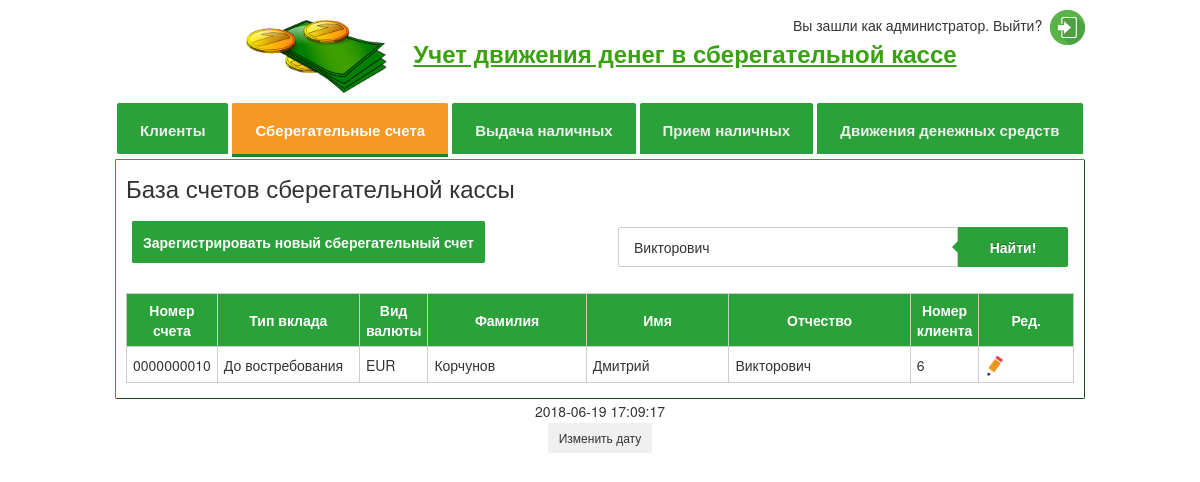
Page /savingsaccount.php?line=Викторович (signed in) on the committed database.
### tables this page shows
CREATE TABLE IF NOT EXISTS `savingsaccount` (
  `id` int(10) unsigned NOT NULL AUTO_INCREMENT,
  `idclient` int(11) NOT NULL,
  `deposittype` varchar(255) NOT NULL,
  `moneytype` varchar(255) NOT NULL,
  PRIMARY KEY (`id`)
);

CREATE TABLE IF NOT EXISTS `clients` (
  `id` int(10) unsigned NOT NULL AUTO_INCREMENT,
  `surname` varchar(255) NOT NULL,
  `name` varchar(255) NOT NULL,
  `patronymic` varchar(255) NOT NULL,
  `floor` varchar(255) NOT NULL,
  `birthdate` date NOT NULL,
  `passportdata` text NOT NULL,
  `addressdata` text NOT NULL,
  `contactphone` varchar(255) NOT NULL,
  PRIMARY KEY (`id`)
);

### savingsaccount.php (the view, shortened to what this page needs)
<?php
	if ($_SESSION["login"] == "admin")
	{
		require_once "parts/header.php";
		echo '<div id="article" class="center_screen">';
		if (is_numeric($_GET["page"]))
		{
			echo '<h3>Редактирование сберегательного счета</h3>';
			$query     = "SELECT * FROM `savingsaccount` WHERE `id` =" . $_GET["page"];
			$query_run = mysql_query($query);
			$cont_rows = mysql_num_rows($query_run);
			if ($cont_rows > 0)
			{
				$rows = mysql_fetch_array($query_run);
				echo '<div class="spoiler">';
				echo '	<div class="title"><h3 class="title_h3"><p>Виды банковских вкладов:</p></div>';
				echo '	<div class="contents">';
				echo '		<p><strong>Вклад до востребования.</strong> По такому договору кредитная организация обязуется вернуть вложенные денежные средства в любое время по первому требованию клиента. Поскольку банк не принимает вклад на определенный период, то ставка по такому депозиту минимальная – в среднем не более 0,1-1%.</p>';
				echo '		<p><strong>Срочный вклад.</strong> Такие вклады размещаются на определенный срок, указанный в договоре. Чаще всего встречаются депозиты на один, три, шесть месяцев или один год. Для того чтобы получить полную процентную ставку необходимо продержать деньги в депозите в течение всего срока действия соглашения. В ином случае банк вернет вклад, но с существенно сниженным процентом – как правило, на уровне ставки по вкладам до востребования.</p>';
				echo '		<p><strong>Кредит</strong> — это система экономических отношений в связи с передачей от одного собственника другому во временное пользование ценностей в любой форме (товарной, денежной, нематериальной) на условиях возвратности, срочности, платности.</p>';
				echo '  </div>';
				echo ' </div>';
				echo '<div class="login-block">';
				echo '<form name="addclients" action="savingsaccount" method="post">';
				echo '	<table id="input_table">';
				echo '		<tr>';
				echo '			<td valign="baseline"><input required name="id" type="hidden" value="' . $rows['id'] . '" placeholder=""></td>';
				echo '		</tr>';
				echo '		<tr>';
				echo '			<td valign="baseline"><input required name="idclient" type="hidden" value="' . $rows['idclient'] . '" placeholder=""></td>';
				echo '		</tr>';
				echo '		<tr>';
				echo '			<td valign="baseline"><p>Клиент: </p></td>';
				echo '			<td valign="baseline"><select id="getit" onchange="checkit();" required name="idclient" type="text">';
				$query = "SELECT
									`clients`.`id`,
									`clients`.`surname`,
									`clients`.`name`,
									`clients`.`patronymic`,
									`savingsaccount`.`id`,
									`savingsaccount`.`idclient`,
									`savingsaccount`.`deposittype`,
									`savingsaccount`.`moneytype`
						FROM  `clients`
						INNER JOIN  `savingsaccount` ON  `clients`.`id` =  `savingsaccount`.`idclient`
						WHERE  `savingsaccount`.`idclient` =" . $rows["idclient"] . " AND `savingsaccount`.`id` =" . $_GET["page"];
				$query_run = mysql_query($query);
				$count_row = mysql_num_rows($query_run);
				if ($count_row <= 0)
				{
					echo '<option class="placeholder" disabled value=""><span class="temp_color">Сберегательные счета не найдены</span></option>';
				}
				else
				{
					?>
						<script type="text/javascript">
							var arrclientsid = [];
							var arrclientssurname = [];
							var arrclientsname = [];
							var arrclientspatronymic = [];
							var arrclientsfloor = [];
							var arrclientsbirthdate = [];
							var arrclientspassportdata = [];
							var arrclientsaddressdata = [];
							var arrclientscontactphone = [];
						</script>
					<?php
					for ($i = 0; $i < $count_row; $i++)
					{
						$row = mysql_fetch_array($query_run);
						?>
							<script type="text/javascript">
								arrclientsid.push(<?php           echo $row["id"];           ?>);
								arrclientssurname.push(<?php      echo $row["surnam"];       ?>);
								arrclientsname.push(<?php         echo $row["name"];         ?>);
								arrclientspatronymic.push(<?php   echo $row["patronymic"];   ?>);
								arrclientsfloor.push(<?php        echo $row["floor"];        ?>);
								arrclientsbirthdate.push(<?php    echo $row["birthdate"];    ?>);
								arrclientspassportdata.push(<?php echo $row["passportdata"]; ?>);
								arrclientsaddressdata.push(<?php  echo $row["addressdata"];  ?>);
								arrclientscontactphone.push(<?php echo $row["contactphone"];?>);
							</script>
						<?php
						echo '<option name = "idclient" value="' . $row["id"] . '">' . $row["surname"] . ' ' . $row["name"] . ' ' . $row["patronymic"] . '</option>';
					}
				}
				echo '	</select></td>';
				echo '		</tr>';
				echo '		<tr>';
				echo '			<td valign="baseline"><p>Тип вклада: </p></td>';
				if ($rows["deposittype"] == "До востребования")
					echo '		<td valign="baseline"><select required name="deposittype" type="text"><option class="placeholder" disabled value=""><span class="temp_color">Выберите тип вклада</span></option><option selected>До востребования</option><option>Срочный</option><option>Простой кредит</option></select></td>';
				if ($rows["deposittype"] == "Срочный")
					echo '		<td valign="baseline"><select required name="deposittype" type="text"><option class="placeholder" disabled value=""><span class="temp_color">Выберите тип вклада</span></option><option>До востребования</option><option selected>Срочный</option><option>Простой кредит</option></select></td>';
				if ($rows["deposittype"] == "Простой кредит")
					echo '		<td valign="baseline"><select required name="deposittype" type="text"><option class="placeholder" disabled value=""><span class="temp_color">Выберите тип вклада</span></option><option>До востребования</option><option>Срочный</option><option selected>Простой кредит</option></select></td>';
				echo '		</tr>';
				echo '		<tr>';
				echo '			<td valign="baseline"><p>Вид валюты: </p></td>';
				if ($rows["moneytype"] == "RUB")
					echo '		<td valign="baseline"><select required name="moneytype" type="text"><option class="placeholder" disabled value="' . $rows["moneytype"] . '"><span class="temp_color">Выберите вид валюты</span></option><option selected>RUB</option><option>EUR</option><option>USD</option></select></td>';
				if ($rows["moneytype"] == "EUR")
					echo '		<td valign="baseline"><select required name="moneytype" type="text"><option class="placeholder" disabled value="' . $rows["moneytype"] . '"><span class="temp_color">Выберите вид валюты</span></option><option>RUB</option><option selected>EUR</option><option>USD</option></select></td>';
				if ($rows["moneytype"] == "USD")
					echo '		<td valign="baseline"><select required name="moneytype" type="text"><option class="placeholder" disabled value="' . $rows["moneytype"] . '"><span class="temp_color">Выберите вид валюты</span></option><option>RUB</option><option>EUR</option><option selected>USD</option></select></td>';
				echo '		</tr>';
				echo '		<tr>';
				echo '			<td valign="baseline"><p>Пол: </p></td>';
				echo '			<td valign="baseline"><input id="somethingfloor" disabled required name="floor" type="text" value="" placeholder="Не выбрано"></td>';
				echo '		</tr>';
				echo '		<tr>';
				echo '			<td valign="baseline"><p>Дата рождения: </p></td>';
				echo '			<td valign="baseline"><input id="somethingbirthdate" disabled required name="datepicker" id="datepicker" type="text" value="" placeholder="Не выбрано"></td>';
				echo '		</tr>';
				echo '		<tr>';
				echo '			<td valign="baseline"><p>Паспортные данные: </p></td>';
				echo '			<td valign="baseline"><textarea id="somethingpassportdata" disabled required name="passportdata" class="textarea-field" placeholder="Не выбрано"></textarea></td>';
				echo '		</tr>';
				echo '		<tr>';
				echo '			<td valign="baseline"><p>Адрес регистрации: </p></td>';
				echo '			<td valign="baseline"><textarea id="somethingaddressdata" disabled required  name="addressdata" class="textarea-field" placeholder="Не выбрано"></textarea></td>';
				echo '		</tr>';
				echo '		<tr>';
				echo '			<td valign="baseline"><p>Контактный телефон: </p></td>';
				echo '			<td valign="baseline"><input id="somethingcontactphone" disabled required name="contactphone" type="text" value="" placeholder="Не выбрано"></td>';
				echo '		</tr>';
				echo '	</table>';
				echo '		<button name="send_update">Сохранить изменения</button>';
				echo '</form>';
				echo '</div>';
				$query     = "SELECT * FROM `clients` WHERE `id` =" . $row["idclient"];
				$query_run = mysql_query($query);
				$row       = mysql_fetch_array($query_run);
				?>
					<script type="text/javascript">
						strUser = '<?php                   echo $row["id"];           ?>';
						arrclientsfloor[0] = '<?php        echo $row["floor"];        ?>';
						arrclientsbirthdate[0] = '<?php    echo $row["birthdate"];    ?>';
						arrclientspassportdata[0] = '<?php echo $row["passportdata"]; ?>';
						arrclientsaddressdata[0] = '<?php  echo $row["addressdata"];  ?>';
						arrclientscontactphone[0] = '<?php echo $row["contactphone"]; ?>';
						var input = document.getElementById('somethingfloor');
						input.value = arrclientsfloor[0];
						var input = document.getElementById('somethingbirthdate');
						input.value = arrclientsbirthdate[0];
						var input = document.getElementById('somethingpassportdata');
						input.value = arrclientspassportdata[0];
						var input = document.getElementById('somethingaddressdata');
						input.value = arrclientsaddressdata[0];
						var input = document.getElementById('somethingcontactphone');
						input.value = arrclientscontactphone[0];
					</script>
				<?php
			}
			else
			{
				echo '<h3>Ошибка</h3>';
				echo '<p>Сберегательный счет с таким номером не найден</p>';
			}
		}
		else
		{
			echo '<h3>База счетов сберегательной кассы</h3>';
			$val = mysql_query("SELECT 1 FROM `savingsaccount` LIMIT 1");
			if ($val !== FALSE)
			{
				echo '<table style="width: 100%" id="input_table">';
				echo '	<tr>';
				echo '		<td style="width: 50%; text-align: left;">';
				echo '			<p><a href="savingsaccount?page=add" class="knopka">Зарегистрировать новый сберегательный счет</a></p>';
				echo '		</td>';
				echo '		<td style="width: 50%; text-align: right;">';
				echo '			<form class="form-wrapper cf" name="searchform" action="savingsaccount" method="get">';
				echo '				<input name="line" type="text" placeholder="Введите запрос..." value="' . $_GET['line'] . '">';
				echo '				<button type="submit" value="">Найти!</button>';
				echo '			</form>';
				echo '		</td>';
				echo '	</tr>';
				echo '</table>';
				$query     = "SELECT * FROM  `savingsaccount`";
				$query_run = mysql_query($query);
				$count_row = mysql_num_rows($query_run);
				if ($count_row <= 0)
				{
					echo '<br><p>В системе не зарегистрировано ни одного сберегательного счета.</p>';
				}
				else
				{
					if (isset($_GET["line"]) && !empty($_GET["line"]))
					{
						echo '<br>';
						$query     = "SELECT
													`clients`.`surname`,
													`clients`.`name`,
													`clients`.`patronymic`,
													`savingsaccount`.`id`,
													`savingsaccount`.`idclient`,
													`savingsaccount`.`deposittype`,
													`savingsaccount`.`moneytype`
												  FROM  `clients`
												  INNER JOIN  `savingsaccount`
													ON  `clients`.`id` =  `savingsaccount`.`idclient`
													WHERE
														 CONCAT(`surname`, ' ', `name`, ' ', `patronymic`) LIKE '%" . $_GET['line'] . "%'
														 OR CONCAT(`surname`, ' ', `patronymic`, ' ', `name`) LIKE '%" . $_GET['line'] . "%'
														 OR CONCAT(`name`, ' ', `surname`, ' ', `patronymic`) LIKE '%" . $_GET['line'] . "%'
														 OR CONCAT(`name`, ' ', `patronymic`, ' ', `surname`) LIKE '%" . $_GET['line'] . "%'
														 OR CONCAT(`patronymic`, ' ', `surname`, ' ', `name`) LIKE '%" . $_GET['line'] . "%'
														 OR CONCAT(`patronymic`, ' ', `name`, ' ', `surname`) LIKE '%" . $_GET['line'] . "%'
														 OR `idclient` LIKE '%" . $_GET['line'] . "%'
														 OR `deposittype` LIKE '%" . $_GET['line'] . "%'
														 OR `moneytype` LIKE '%" . $_GET['line'] . "%'
														";
						$query_run = mysql_query($query);
						$count_row = mysql_num_rows($query_run);
						if ($count_row > 0)
						{
							echo '<table>';
							echo '<tr>';
							echo '	<th width="4%">Номер счета</th>';
							echo '	<th width="15%">Тип вклада</th>';
							echo '	<th width="4%">Вид валюты</th>';
							echo '	<th>Фамилия</th>';
							echo '	<th>Имя</th>';
							echo '	<th>Отчество</th>';
							echo '	<th width="4%">Номер клиента</th>';
							echo '	<th width="10%">Ред.</th>';
							echo '</tr>';
							for ($i = 0; $i < $count_row; $i++)
							{
								$row = mysql_fetch_array($query_run);
								echo '<tr>';
								echo '	<td>' . str_pad($row["id"], 10, "0", STR_PAD_LEFT) . '</td>';
								echo '	<td>' . $row["deposittype"] . '</td>';
								echo '	<td>' . $row["moneytype"] . '</td>';
								echo '	<td>' . $row["surname"] . '</td>';
								echo '	<td>' . $row["name"] . '</td>';
								echo '	<td>' . $row["patronymic"] . '</td>';
								echo '	<td>' . $row["idclient"] . '</td>';
								echo '	<td><a href="savingsaccount?page=' . $row["id"] . '"><img src="images/edit.png" alt="" style="width:20px;height:20px;"></a></td>';
								echo '</tr>';
							}
						}
						else
						{
							echo '<p>По вашему запросу ничего не найдено</p>';
						}
						echo '</table>';
					}
				}
			}
		}
		echo '</div>';
		require_once "parts/footer.php";
	}
	else
	{
		?>
			<script type="text/javascript">
				location.href = "authentication";
			</script>
		<?php
	}
?>

### styles/main.css (style rules this page uses)
h3 { margin: 0; padding: 0; padding-bottom: 20px; }
.cf:before, .cf:after { content: ""; display: table; }
.cf:after { clear: both; }
.cf { zoom: 1; }
.form-wrapper { width: 100%; -moz-border-radius: 2px; -webkit-border-radius: 2px; border-radius: 2px; }
.form-wrapper input { width: 340px; height: 40px; right: 0px; margin-left: 12px; padding: 10px 15px; text-align: left; float: left; font: bold 20px; border: 0; background: #ffffff; -moz-border-radius: 2px 0 0 2px; -webkit-border-radius: 2px 0 0 2px; border-radius: 2px 0 0 2px; border: 1px solid #ccc; }
.form-wrapper button { overflow: visible; position: relative; float: right; border: 0; padding: 0; cursor: pointer; height: 40px; width: 110px; font-weight: bold; color: #ffffff; background: #2aa139; -moz-border-radius: 0 3px 3px 0; -webkit-border-radius: 0 3px 3px 0; border-radius: 0 2px 2px 0; text-shadow: 0 -1px 0 rgba(0, 0 ,0, .3); }
.form-wrapper button:before { content: ''; position: absolute; border-width: 8px 8px 8px 0; border-style: solid solid solid none; border-color: transparent #2aa139 transparent; top: 12px; left: -6px; }
#input_table tr td { border: 0px solid #ccc; background: #ffffff; }
#article table { width: 100%; border-collapse: collapse; }
#article tr:nth-of-type(2n+1) { background: #eee; }
#article th { background: #2aa139; color: #ffffff; font-weight: bold; padding: 6px; border: 1px solid #ccc; text-align: center; }
#article td { padding: 6px; padding-left: 6px; border: 1px solid #ccc; text-align: left; }
.center_screen { margin: auto; }
a.knopka { color: #ffffff; text-decoration: none; user-select: none; background: #2aa139; padding: 10px 10px 10px 10px; outline: none; width: 100%; height: 40px; background: #2aa139; box-sizing: border-box; border-radius: 2px; border: 1px solid #2aa139; color: #ffffff; font-weight: bold; outline: none; cursor: pointer; }
#article { margin: 0; padding: 0; margin-top: 6px; padding-top: 15px; padding-bottom: 15px; padding-left: 10px; padding-right: 10px; text-align: justify; border-radius: 2px; border: 1px outset #2aa139; background: #ffffff; min-height: 200px; }

### rows in the picture
savingsaccount: id "0000000010", deposittype "До востребования", moneytype "EUR", idclient.surname "Корчунов", idclient.name "Дмитрий", idclient.patronymic "Викторович", idclient "6"

### other values in the picture
$value "Клиенты"
$value "Сберегательные счета"
$value "Выдача наличных"
$value "Прием наличных"
$value "Движения денежных средств"
$date "2018-06-19"
